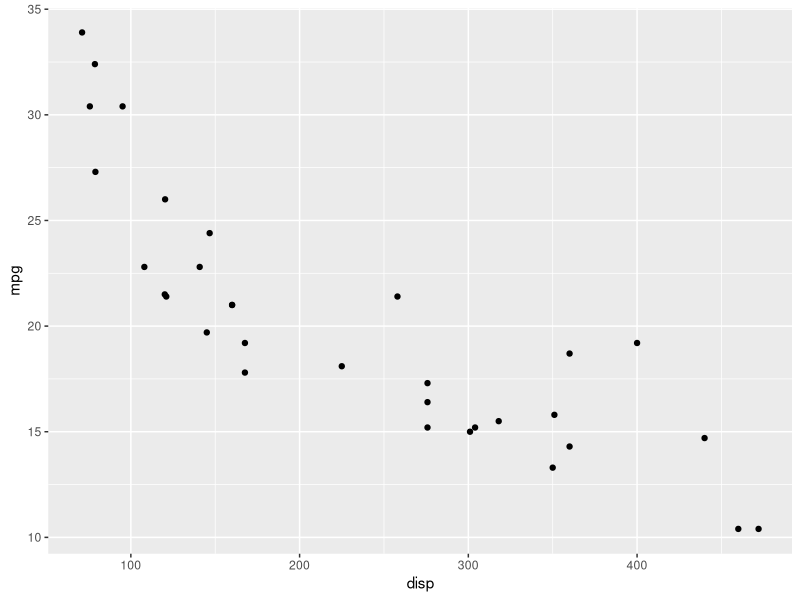
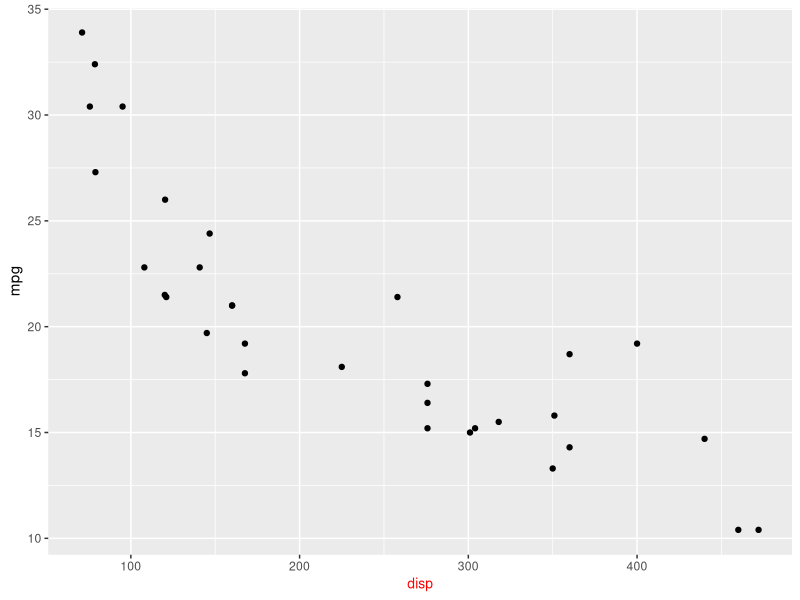
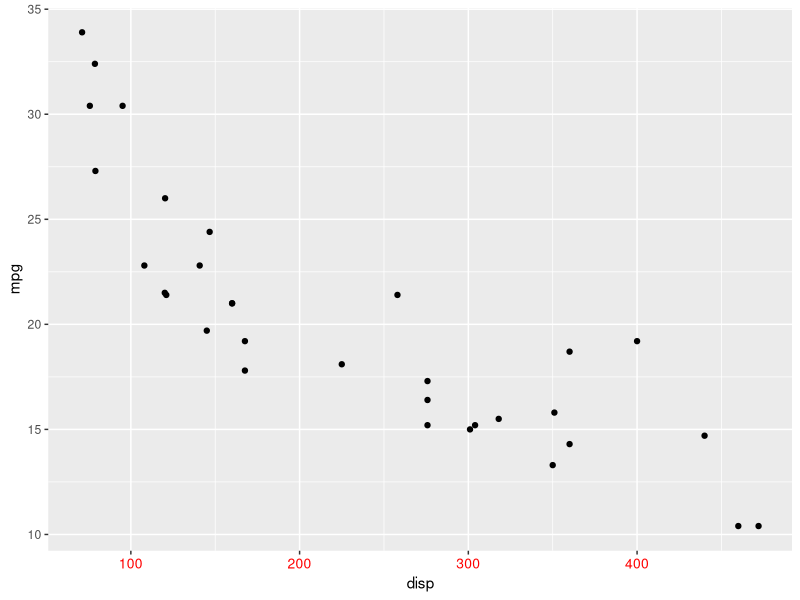
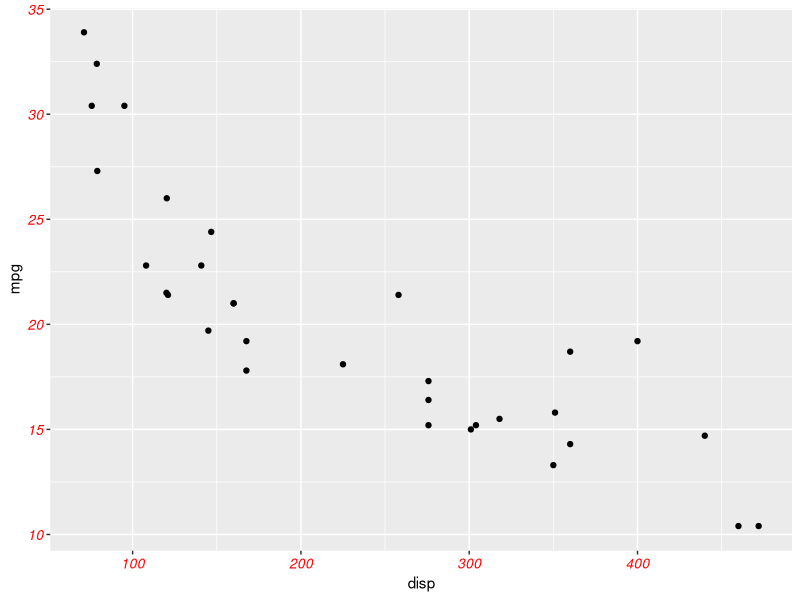
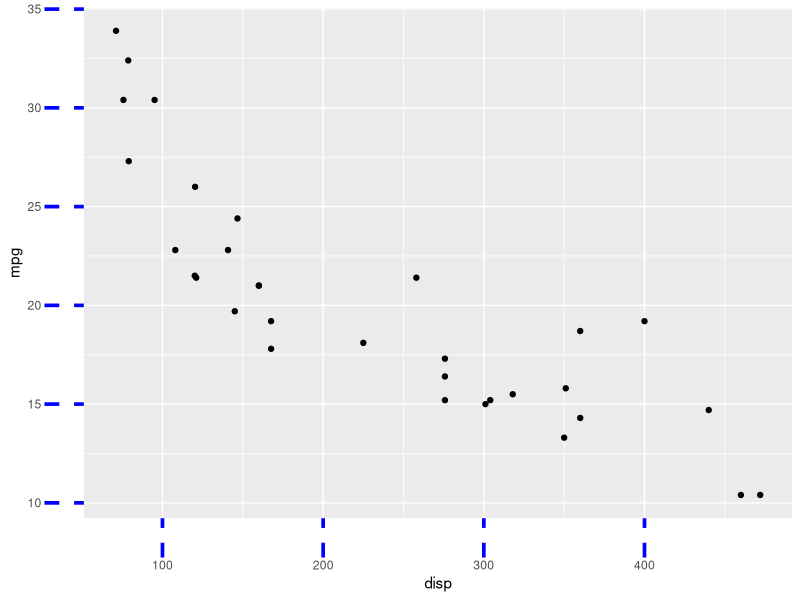
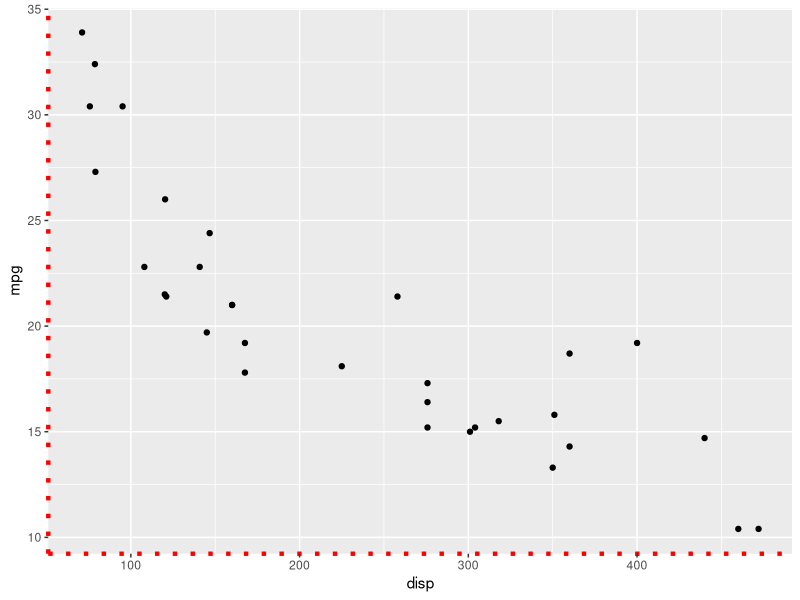
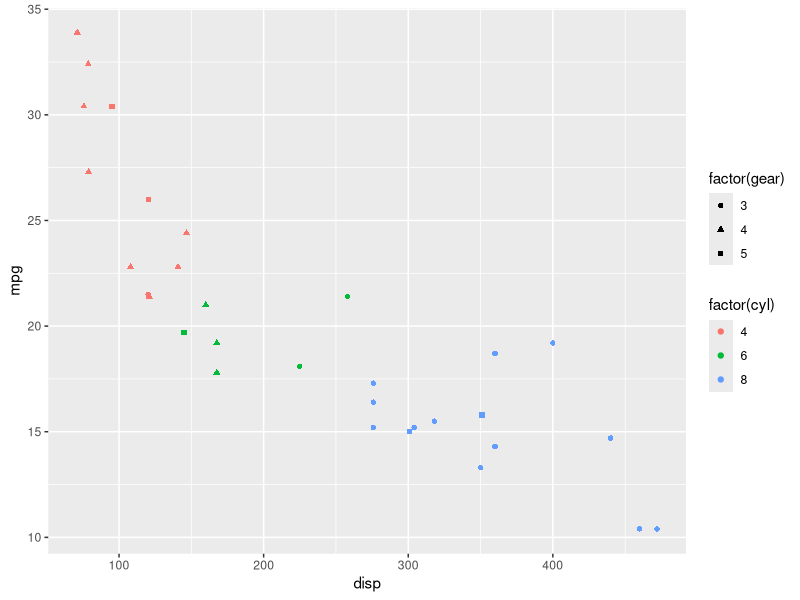
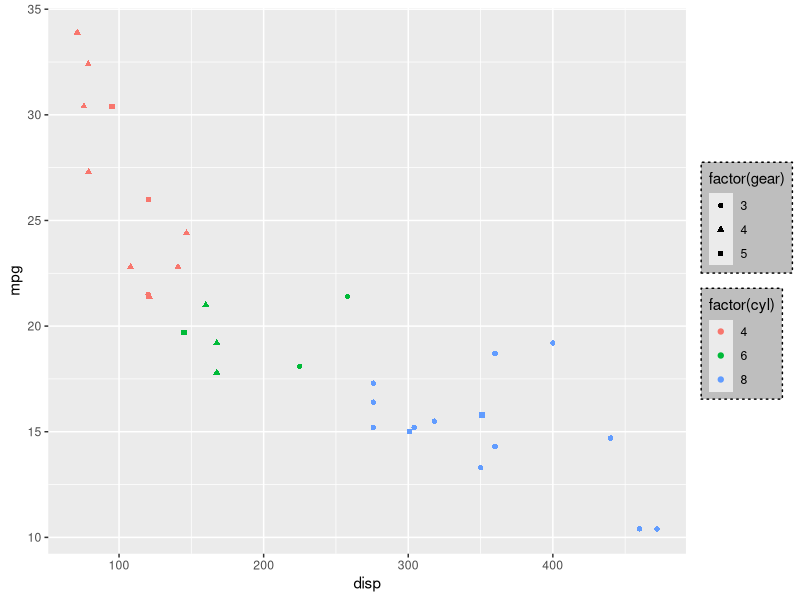

Generate these figures, in order, with R:
## ---- chunk 1
library(ggplot2)
library(dplyr)
library(tidyr)
## ---- chunk 2
p <- ggplot(mtcars) +
  geom_point(aes(disp, mpg))
p
## ---- chunk 3
p + theme(axis.title.x = element_text(color = "red", size = 10))
## ---- chunk 4
p + theme(axis.text.x = element_text(color = "red", size = 10))
## ---- chunk 5
p + theme(axis.text = element_text(color = "red", size = 10, face = "italic"))
## ---- chunk 6
p + theme(axis.ticks = element_line(color = 'blue', size = 1.25, linetype = 2), 
          axis.ticks.length = unit(1, "cm"))
## ---- chunk 7
p + theme(axis.line = element_line(color = 'red', size = 1.5, linetype = 3))
## ---- chunk 8
p <- ggplot(mtcars) +
  geom_point(aes(disp, mpg, color = factor(cyl), shape = factor(gear)))
p
## ---- chunk 9
p + theme(legend.background = element_rect(fill = 'gray', linetype = 3,  
          color = "black"))
## ---- chunk 10
p + theme(legend.margin = margin(4, 8, 4, 8))
## ---- chunk 11
p + theme(legend.spacing = unit(1.5, "cm"))
## ---- chunk 12
p + theme(legend.key = element_rect(fill = 'red'),
          legend.key.size = unit(0.4, "cm"))
## ---- chunk 13
p + theme(legend.text = element_text(color = 'green', face = 'italic'))
## ---- chunk 14
p + theme(legend.title = element_text(color = 'blue', face = 'bold'),
          legend.title.align = 0.1)
## ---- chunk 15
p + theme(legend.position = "top")
## ---- chunk 16
p + theme(legend.direction = "horizontal")
## ---- chunk 17
p + theme(legend.box = "horizontal",
  legend.box.background = element_rect(fill = "gray"),
  legend.box.spacing = unit(1, "cm"), legend.box.just = "left",
  legend.box.margin = margin(4, 8, 4, 8))
## ---- chunk 18
p <- ggplot(mtcars) +
  geom_point(aes(disp, mpg))
p
## ---- chunk 19
p + theme(panel.background = element_rect(fill = 'gray'))
## ---- chunk 20
p + theme(panel.border = element_rect(fill = NA, color = 'blue', 
          linetype = 1, size = 2))
## ---- chunk 21
p + theme(panel.grid = element_line(color = 'blue', linetype = 2, size = 0.5))
## ---- chunk 22
p + theme(panel.grid.major.x = element_line(color = 'blue', 
          linetype = 2, size = 0.5))
## ---- chunk 23
p + theme(panel.grid.minor.y = element_line(color = 'red', 
          linetype = 3, size = 0.2))
## ---- chunk 24
p <- ggplot(mtcars) +
  geom_point(aes(disp, mpg)) + 
  ggtitle('Theme Modification')
p
## ---- chunk 25
p + theme(plot.background = element_rect(color = 'blue', 
          fill = '#4682B4'))
## ---- chunk 26
p + theme(plot.title = element_text(color = 'red'))
## ---- chunk 27
p + theme(plot.margin = unit(c(1, 1, 1, 1), "cm"))
## ---- chunk 28
p <- ggplot(mtcars) +
  geom_point(aes(disp, mpg)) + 
  facet_grid(~cyl)
p
## ---- chunk 29
p + theme(strip.background = element_rect(color = 'red', 
          fill = '#4682B4'))
## ---- chunk 30
p + theme(strip.text = element_text(face = 'italic', size = 8,
          color = 'red'))
## ---- chunk 31
ggplot(mtcars) +
  geom_point(aes(disp, mpg)) +
  theme_bw()
## ---- chunk 32
ggplot(mtcars) +
  geom_point(aes(disp, mpg)) +
  theme_gray()
## ---- chunk 33
ggplot(mtcars) +
  geom_point(aes(disp, mpg)) +
  theme_light()
## ---- chunk 34
ggplot(mtcars) +
  geom_point(aes(disp, mpg)) +
  theme_minimal()
## ---- chunk 35
ggplot(mtcars) +
  geom_point(aes(disp, mpg)) +
  theme_dark()
## ---- chunk 36
ggplot(mtcars) +
  geom_point(aes(disp, mpg)) +
  theme_classic()
## ---- chunk 37
ggplot(mtcars) +
  geom_point(aes(disp, mpg)) +
  theme_void()
